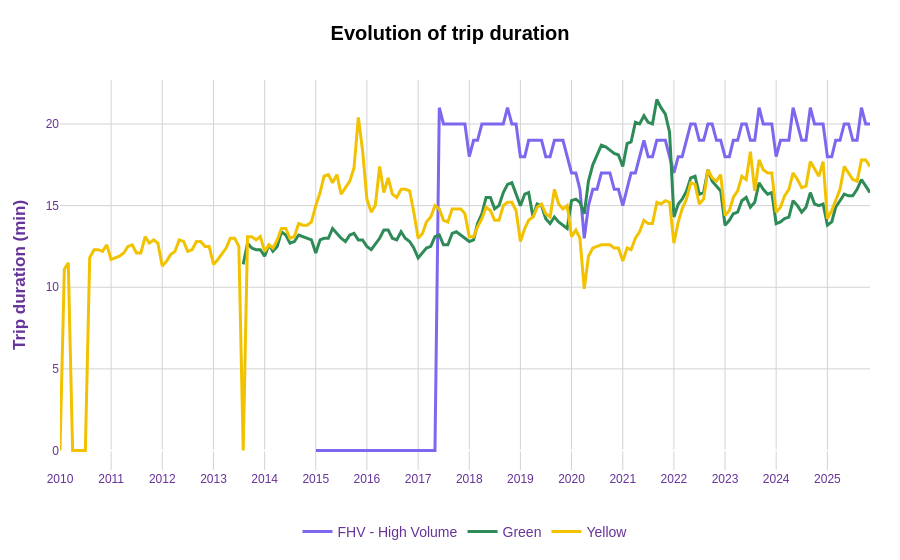

Notebook code for this chart:
### Markdown cell above
Como vimos en la anterior gráfica, los taxistas de Green Cabs trabajan menos horas y tienen menos viajes diarios. Vemos que en 2020 hubo una caida drástica en la demanda.

### Code cell
res12 = con.execute(f"""
    SELECT
    CAST(strptime("Month/Year" || '-01', '%Y-%m-%d') AS DATE) AS month_year_date,
    "Avg Minutes Per Trip" AS trip_duration,
    "License Class" as type
    FROM '{path_agg_data}'
    WHERE "License Class" IN ('Yellow', 'Green', 'FHV - High Volume')
    ORDER BY month_year_date DESC;

""").pl()

fig = px.line(
    res12,
    x="month_year_date",
    y="trip_duration",
    color="type",
    title="<b>Evolution of trip duration</b>",
    color_discrete_map=color_map,
)

fig.update_xaxes(
    dtick="M12", 
    tickformat="%Y",
    tickfont=dict(size=12),
    title_font=dict(size=14, family='Arial'),
    gridcolor='LightGray'
)

fig.update_yaxes(
    tickfont=dict(size=12),
    title_font=dict(size=14, family='Arial'),
    gridcolor='LightGray'
)

fig.update_traces(
    hovertemplate="<b>Date:</b> %{x|%b %Y}<br><b>Trip duration:</b> %{y:.1f}min<extra>%{fullData.name}</extra>",
    line=dict(width=3)
)

fig.update_layout(
    xaxis_title="",
    yaxis_title="<b>Trip duration (min)</b>",
    
    font=dict(family="Arial, sans-serif", size=14, color="RebeccaPurple"),
    
    title=dict(x=0.5, font=dict(size=20, color='black')),
    
    plot_bgcolor='white',
    paper_bgcolor='white',
    
    legend=dict(
        title="",
        orientation="h",
        yanchor="bottom",
        y=-0.2,
        xanchor="center",
        x=0.5
    ),
    
    margin=dict(l=60, r=30, t=80, b=60)
)

fig.show()

### Figure 1 — Plotly figure (JSON) as saved in the notebook; plotly's stock layout.template omitted (floating-point values rounded to 4 significant figures; data arrays with more than 128 entries replaced by an {"elided": "..."} marker saying what was removed)
{"data": [{"hovertemplate": "<b>Date:</b> %{x|%b %Y}<br><b>Trip duration:</b> %{y:.1f}min<extra>%{fullData.name}</extra>", "legendgroup": "FHV - High Volume", "line": {"color": "#7B68EE", "dash": "solid", "width": 3}, "marker": {"symbol": "circle"}, "mode": "lines", "name": "FHV - High Volume", "orientation": "v", "showlegend": true, "type": "scatter", "x": {"elided": "131 str values"}, "xaxis": "x", "y": {"elided": "131 float values"}, "yaxis": "y"}, {"hovertemplate": "<b>Date:</b> %{x|%b %Y}<br><b>Trip duration:</b> %{y:.1f}min<extra>%{fullData.name}</extra>", "legendgroup": "Green", "line": {"color": "#2E8B57", "dash": "solid", "width": 3}, "marker": {"symbol": "circle"}, "mode": "lines", "name": "Green", "orientation": "v", "showlegend": true, "type": "scatter", "x": {"elided": "148 str values"}, "xaxis": "x", "y": {"elided": "148 float values"}, "yaxis": "y"}, {"hovertemplate": "<b>Date:</b> %{x|%b %Y}<br><b>Trip duration:</b> %{y:.1f}min<extra>%{fullData.name}</extra>", "legendgroup": "Yellow", "line": {"color": "#F2C200", "dash": "solid", "width": 3}, "marker": {"symbol": "circle"}, "mode": "lines", "name": "Yellow", "orientation": "v", "showlegend": true, "type": "scatter", "x": {"elided": "191 str values"}, "xaxis": "x", "y": {"elided": "191 float values"}, "yaxis": "y"}], "layout": {"font": {"color": "RebeccaPurple", "family": "Arial, sans-serif", "size": 14}, "legend": {"orientation": "h", "title": {"text": ""}, "tracegroupgap": 0, "x": 0.5, "xanchor": "center", "y": -0.2, "yanchor": "bottom"}, "margin": {"b": 60, "l": 60, "r": 30, "t": 80}, "paper_bgcolor": "white", "plot_bgcolor": "white", "title": {"font": {"color": "black", "size": 20}, "text": "<b>Evolution of trip duration</b>", "x": 0.5}, "xaxis": {"anchor": "y", "domain": [0, 1], "dtick": "M12", "gridcolor": "LightGray", "tickfont": {"size": 12}, "tickformat": "%Y", "title": {"text": ""}}, "yaxis": {"anchor": "x", "domain": [0, 1], "gridcolor": "LightGray", "tickfont": {"size": 12}, "title": {"text": "<b>Trip duration (min)</b>"}}}}
